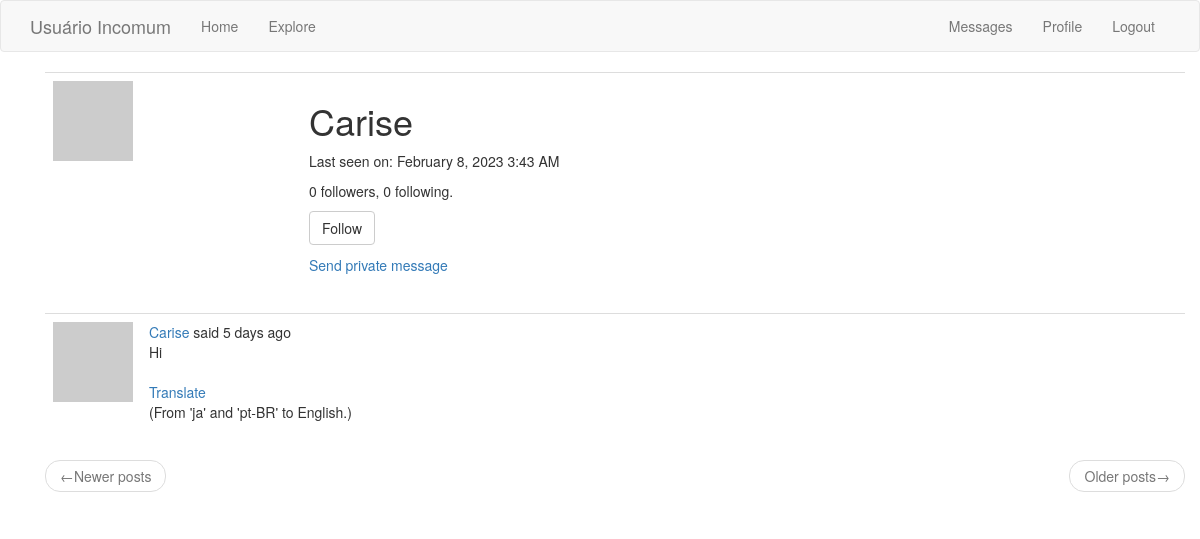
Page /user/Carise (signed in) on the earlier database version.
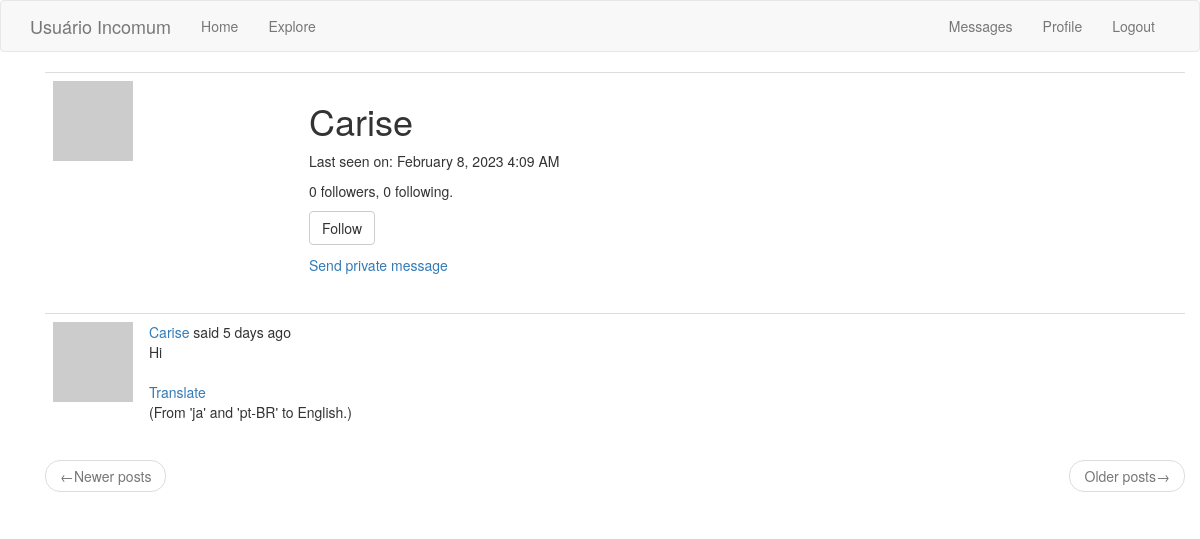
Same page on the later database version.
### app/models.py (models this page shows, shortened)
class PaginatedAPIMixin(object):
    @staticmethod
    def to_collection_dict(query, page, per_page, endpoint, **kwargs):
        resources = query.paginate(page=page, per_page=per_page,
                                   error_out=False)
        data = {
            'items': [item.to_dict() for item in resources.items],
            '_meta': {
                'page': page,
                'per_page': per_page,
                'total_pages': resources.pages,
                'total_items': resources.total
            },
            '_links': {
                'self': url_for(endpoint, page=page, per_page=per_page,
                                **kwargs),
                'next': url_for(endpoint, page=page + 1, per_page=per_page,
                                **kwargs) if resources.has_next else None,
                'prev': url_for(endpoint, page=page - 1, per_page=per_page,
                                **kwargs) if resources.has_prev else None
            }
        }
        return data

class User(PaginatedAPIMixin, UserMixin, db.Model):
    id = db.Column(db.Integer, primary_key=True)
    username = db.Column(db.String(64), index=True, unique=True)
    email = db.Column(db.String(120), index=True, unique=True)
    password_hash = db.Column(db.String(128))
    posts = db.relationship('Post', backref='author', lazy='dynamic')
    about_me = db.Column(db.String(140))
    last_seen = db.Column(db.DateTime, default=datetime.utcnow)
    token = db.Column(db.String(32), index=True, unique=True)
    token_expiration = db.Column(db.DateTime)
    followed = db.relationship(
        'User', secondary=followers,
        primaryjoin=(followers.c.follower_id == id),
        secondaryjoin=(followers.c.followed_id == id),
        backref=db.backref('followers', lazy='dynamic'), lazy='dynamic')
    messages_sent = db.relationship('Message', foreign_keys='Message.sender_id',
                                    backref='author', lazy='dynamic')
    messages_received = db.relationship('Message', foreign_keys='Message.recipient_id',
                                        backref='recipient', lazy='dynamic')
    last_message_read_time = db.Column(db.DateTime)
    def avatar(self, size):
        digest = md5(self.email.lower().encode('utf-8')).hexdigest()
        return 'https://www.gravatar.com/avatar/{}?d=identicon&s={}'.format(
            digest, size)
    def is_following(self, user):
        return self.followed.filter(
            followers.c.followed_id == user.id).count() > 0
    def new_messages(self):
        last_read_time = self.last_message_read_time or datetime(1900, 1, 1)
        return Message.query.filter_by(recipient=self).filter(
            Message.timestamp > last_read_time).count()

class Post(db.Model):
    id = db.Column(db.Integer, primary_key=True)
    body = db.Column(db.String(140))
    timestamp = db.Column(db.DateTime, index=True, default=datetime.utcnow)
    user_id = db.Column(db.Integer, db.ForeignKey('user.id'))
    language = db.Column(db.String(5))

### app/main/routes.py (the view)
@bp.route('/user/<username>')
@login_required
def user(username):
    user = User.query.filter_by(username=username).first_or_404()
    page = request.args.get('page', 1, type=int)
    posts = user.posts.order_by(Post.timestamp.desc()).paginate(
        page=page, per_page=current_app.config['POSTS_PER_PAGE'],
        error_out=False)
    next_url = url_for('main.user', username=user.username,
                       page=posts.next_num) if posts.has_next else None
    prev_url = url_for('main.user', username=user.username,
                       page=posts.prev_num) if posts.has_prev else None
    form = EmptyForm()
    return render_template('user.html', user=user, posts=posts.items,
                           next_url=next_url, prev_url=prev_url, form=form)

### app/main/forms.py
class EmptyForm(FlaskForm):
    submit = SubmitField('Submit')

### app/main/routes.py (called while the page is built)
@bp.before_app_request
def before_request():
    if current_user.is_authenticated:
        current_user.last_seen = datetime.utcnow()
        db.session.commit()
    g.locale = str(get_locale())

### app/models.py (called while the page is built)
@login.user_loader
def load_user(id):
    return User.query.get(int(id))

### app/templates/user.html (shortened to what this page needs)
{% extends "base.html" %}
{% block app_content %}
<div class="container">
    <table class="table table-hover">
        <tr>
            <td width="256px"><img src="{{ user.avatar(150) }}"></td>
            <td>
                <h1>{{ user.username }}</h1>
                {% if user.last_seen %}
                <p>Last seen on: {{ moment(user.last_seen).format('LLL') }}</p>
                {% endif %}
                <p>{{ user.followers.count() }} followers, {{ user.followed.count() }} following.</p>
                {% if user == current_user %}
                <p><a href="{{ url_for('main.edit_profile') }}">Edit your profile</a></p>
                {% elif not current_user.is_following(user) %}
                <p>
                    <form action="{{ url_for('main.follow', username=user.username) }}" method="post">
                        {{ form.submit(value=('Follow'), class_='btn btn-default') }}
                    </form>
                </p>
                {% endif %}
                {% if user != current_user %}
                <p><a href="{{ url_for('main.send_message', recipient=user.username) }}">{{ _('Send private message') }}</a></p>
                {% endif %}
            </td>
        </tr>
    </table>
    {% for post in posts %}
        {% include '_post.html' %}
    {% endfor %}
    <nav aria-label="...">
        <ul class="pager">
            <li class="previous{% if not prev_url %} disabled{% endif %}">
                <a href="{{ prev_url or '#' }}">
                    <span aria-hidden="true">&larr;</span>Newer posts
                </a>
            </li>
            <li class="next{% if not next_url %} disabled{% endif %}">
                <a href="{{ next_url or '#' }}">
                    Older posts<span aria-hidden="true">&rarr;</span>
                </a>
            </li>
        </ul>
    </nav>
</div>
{% endblock %}

### app/templates/base.html (shortened to what this page needs)
{% extends 'bootstrap/base.html' %}  {%
block navbar %}
<nav class="navbar navbar-default">
  <div class="container">
    <div class="navbar-header">
      <a class="navbar-brand" href="{{ url_for('main.index') }}"
        >Usuário Incomum</a
      >
    </div>
    <div class="collapse navbar-collapse" id="bs-example-navbar-collapse-1">
      <ul class="nav navbar-nav">
        <li><a href="{{ url_for('main.index') }}">{{ _('Home') }}</a></li>
        <li><a href="{{ url_for('main.explore') }}">{{ _('Explore') }}</a></li>
      </ul>
      <ul class="nav navbar-nav navbar-right">
        {% if current_user.is_anonymous %}
        <li><a href="{{ url_for('auth.login') }}">{{ _('Login') }}</a></li>
        {% else %}
        <li>
          <a href="{{ url_for('main.messages') }}">
            {{ _('Messages') }} {% set new_messages =
            current_user.new_messages() %}
          </a>
        </li>
        <li>
          <a href="{{ url_for('main.user', username=current_user.username) }}"
            >{{ _('Profile') }}
          </a>
        </li>
        <li><a href="{{ url_for('auth.logout') }}">{{ _('Logout') }}</a></li>
        {% endif %}
      </ul>
    </div>
  </div>
</nav>
{% endblock %} {% block content %}
<div class="container">
   {% block app_content %}{% endblock %}
</div>
{% endblock %}

### app/templates/_post.html (shortened to what this page needs)
<table class="table table-hover">
  <tr>
    <td width="70px">
      <a href="{{ url_for('main.user', username=post.author.username) }}">
        <img src="{{ post.author.avatar(70) }}" />
      </a>
    </td>
    <td>
       {{ _('%(username)s said %(when)s', username=user_link,
      when=moment(post.timestamp).fromNow()) }}
      <br />
      <span id="post{{ post.id }}">{{ post.body }}</span>
      {% if post.language and post.language != g.locale %}
      <br /><br />
      <span id="translation{{ post.id }}">
        <a
          href="javascript:translate(
                          '#post{{ post.id }}',
                          '#translation{{ post.id }}',
                          '{{ post.language }}',
                          '{{ g.locale }}');"
          >{{ _('Translate') }}</a
        >
        <p>(From 'ja' and 'pt-BR' to English.)</p>
      </span>
      {% endif %}
    </td>
  </tr>
</table>

Differences in the rows shown:
changed User "Carise": last_seen "February 8, 2023 3:43 AM" → "February 8, 2023 4:09 AM"
